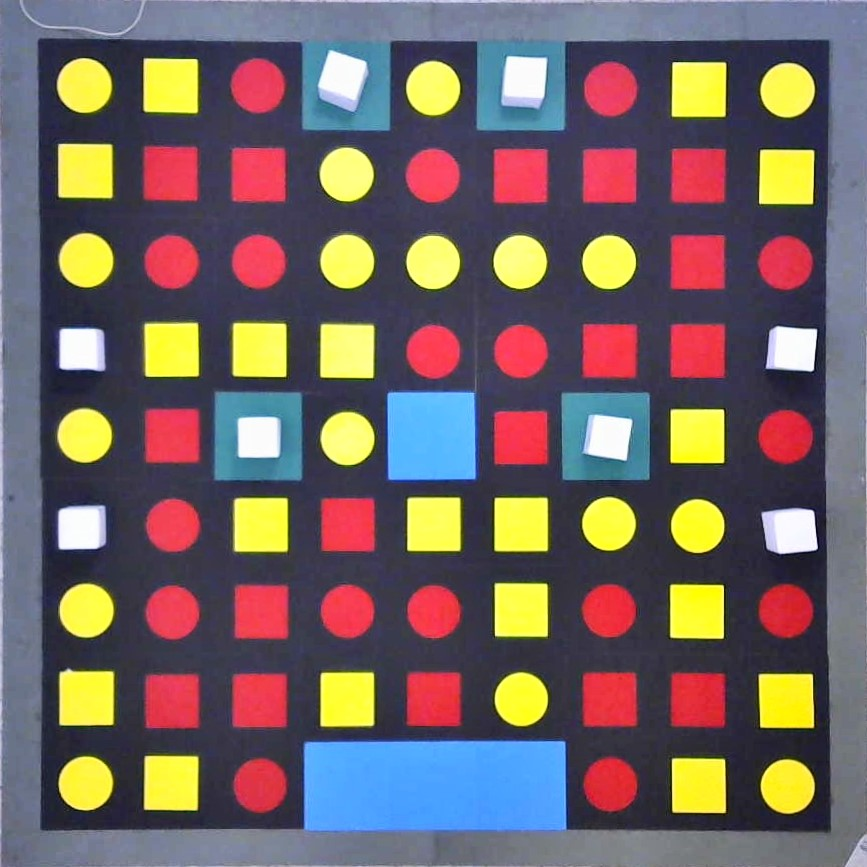
#> input picture mainArena.jpg, 867 x 867 px
$ python -i Library.py   (imports and definitions only)   (older library calls are emulated)
#> lines starting #> are read from the running program, lines starting #| are printed output that depends on the picture; after the words box and inside, x2 and y2 are one past the last pixel; in counts of white or black regions, pixels touching at a corner belong together
#> further down, picture is the input picture: shape (867, 867, 3); mean B, G, R 99.2, 101.5, 116
import cv2
import numpy as np
import cv2.aruco as aruco
from math import *
from time import *
# [1 line not run here, left out]
n = 9

# [23 lines left out: function getPos, not called in this run]

def getProp(img):
    l, w = img.shape[:2]
#> l = 867; w = 867
    print("dimenion",l,w)
#| dimenion 867 867
    img = cv2.cvtColor(img, cv2.COLOR_BGR2HSV)
#> img: shape (867, 867, 3); mean H, S, V 110.7, 102.2, 139.2
    bgrmin = np.array([5, 5, 5])
    bgrmax = np.array([100, 100, 100])
    redmin = np.array([0, 70, 60])
    redmax = np.array([10, 255, 255])
    yellowmin = np.array([20, 100, 100])
    yellowmax = np.array([50, 255, 255])
    bluemin = np.array([79, 106, 144])
    bluemax = np.array([122, 169, 198])
    centres = []
    shacol = []
    """0 - Red Circle
        1 - Red Square
        2 - Yellow Circle
        3 - Yellow Square
        5 - Prison
        6 - Death Eater
        4 - Weapon"""
    for i in range(0, 81):
        for j in range(0, 81):
            count = 0
            imcrop = img[i * l // 9:(i + 1) * l // 9, j * w // 9:(j + 1) * w // 9]
            threshold = cv2.inRange(imcrop, bgrmin, bgrmax)
            result = cv2.bitwise_not(threshold)
            kernel = np.ones((3, 3), np.uint8)
            result = cv2.erode(result, kernel, iterations=2)
            result = cv2.dilate(result, kernel, iterations=2)
            _, contours, _ = cv2.findContours(result, cv2.RETR_EXTERNAL, cv2.CHAIN_APPROX_SIMPLE)
            threshred = cv2.inRange(imcrop, redmin, redmax)
            threshyellow = cv2.inRange(imcrop, yellowmin, yellowmax)
            #cv2.imshow("R1",threshyellow)
            threshblue = cv2.inRange(imcrop, bluemin, bluemax)
            _, contred, _ = cv2.findContours(threshred, cv2.RETR_EXTERNAL, cv2.CHAIN_APPROX_SIMPLE)
            _, contyellow, _ = cv2.findContours(threshyellow, cv2.RETR_EXTERNAL, cv2.CHAIN_APPROX_SIMPLE)
            _, contblue, _ = cv2.findContours(threshblue, cv2.RETR_EXTERNAL, cv2.CHAIN_APPROX_SIMPLE)
            if count == 0:
                for cnt in contred:
                    area = cv2.contourArea(cnt)
                    if area > 200:
                        approx = cv2.approxPolyDP(cnt, 0.04 * cv2.arcLength(cnt, True), True)
                        cen = cv2.moments(cnt)
                        cenx = int(cen["m10"] / cen["m00"])
                        ceny = int(cen["m01"] / cen["m00"])
                        centres.append((cenx + j * w // 5, ceny + i * l // 5))
                        if (len(approx) == 4):
                            shacol.append(1)
                            count = 1
                        else:
                            shacol.append(0)
                            count = 1
            if count == 0:
                for cnt in contyellow:
                    area = cv2.contourArea(cnt)
                    if area > 200:
                        cen = cv2.moments(cnt)
                        cenx = int(cen["m10"] / cen["m00"])
                        ceny = int(cen["m01"] / cen["m00"])
                        centres.append((cenx + j * w // 5, ceny + i * l // 5))
                        approx = cv2.approxPolyDP(cnt, 0.04 * cv2.arcLength(cnt, True), True)
                        if len(approx) == 4:
                            shacol.append(3)
                            count = 1
                        else:
                            shacol.append(2)
                            count = 1
            if count == 0:
                for cnt in contblue:
                    area = cv2.contourArea(cnt)
                    if area > 200:
                        cen = cv2.moments(cnt)
                        cenx = int(cen["m10"] / cen["m00"])
                        ceny = int(cen["m01"] / cen["m00"])
                        centres.append((cenx + j * w // 5, ceny + i * l // 5))
                        shacol.append(5)
                        count = 1
            if count == 0:
                for cnt in contours:
                    area = cv2.contourArea(cnt)
                    if area > 300:
                        cen = cv2.moments(cnt)
                        cenx = int(cen["m10"] / cen["m00"])
                        ceny = int(cen["m01"] / cen["m00"])
                        centres.append((cenx + j * w // 5, ceny + i * l // 5))
                    if (i == 0 and j == 0) or (i == 0 and j == 4) or (i == 4 and j == 0) or (i == 4 and j == 4):
                        shacol.append(6)
                    else:
                        shacol.append(4)
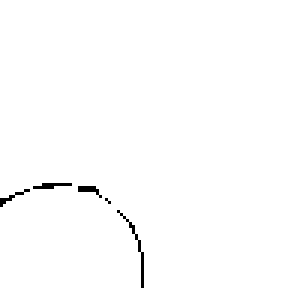
#> result: shape (96, 97) (shown 3 times larger); 99.2% white; black in thin lines or dots, all inside (x1, y1, x2, y2) = (0, 61, 48, 96)
#> threshblue: shape (96, 97); every value is 0
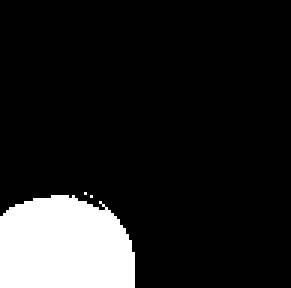
#> threshyellow: shape (96, 97) (shown 3 times larger); 13.1% white; 3 white regions (2 under 20 px), largest, box (x1, y1, x2, y2) and area: (0, 65, 45, 96) 1220
#> after the loop, approx = [[0, 72], [0, 95], [44, 95], [33, 67]]; centres = [(78, 78), (179, 80), (244, 77), (348, 78), (575, 63), (741, 81), (906, 63), (1087, 47), (1239, 79), (1407, 81)]; shacol = [3, 3, 3, 3, 5, 2, 5, 4, 3, 3]
    return centres, shacol

# [408 lines left out: functions getPro, dijsktra, getGraph1, getGraph2, move, moveAc and 3 more, not called in this run]

>>> import cv2
>>> picture = cv2.imread('mainArena.jpg')
#> (the run stopped early here; a loop or call above may not have finished)
